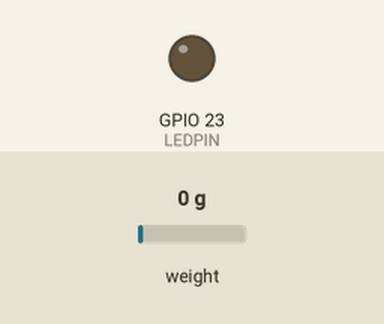
Bench run of a sketch on a simulated ESP32. Parts: output pins drawn as LEDs (lit = HIGH). Inputs (shaded band) come from the test bench; at power-on: weight on the scale 0 g. WiFi joins after 1.5 s; servers stay silent unless stated; EEPROM starts erased; no MQTT or app messages arrive unless stated; what the sketch prints to the serial monitor is not drawn. At 20.6 s the program puts the board to deep sleep or switches it off; the recording ends there.

Above: at 0.05 s.
Timing chart, 0 to 3.0 s (numbered marks = the images above):
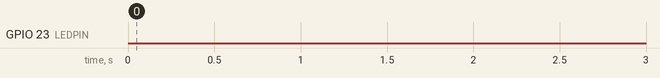

The sketch:

Prova_completa_06.ino
```cpp
/*
 * -------------------- Calibration --------------------
 * - Initialize HX711 object (scale)
 * - Assign pins
 * - scale.begin(<dt> <sck>)
 * - Call set_scale();
 * - Call tare();
 * - Place a known weight and call get_units(10) - 10 means it will take the average over 20 measurements
 * - Call set_scale() with the parameter obtained
 */


/*
 *  Scale info: HX711 is "ready", i.e., working when the "DOUT" pin is LOW
 *  --> Look at the pin to check for disconnected sensor
 */

/*
 *  Idea: save a flag in flash memory to run calibration at startup
 *  -> EEPROM library

    Prima prova funzionante: si colleg al wifi e al brocker, legge valori dalla cella di carico e invia correttamente i dati.
    Va in sleep se in in qualche funzione precedente si riscontra qualche problema

    DA PROVARE PIU ACCURATAMENTE

 */


#include <WiFi.h>
#include <PubSubClient.h>
#include <HX711.h>
#include <EEPROM.h>
//#include <ArduinoJson.h>


int ready_to_send = 1;

// eeprom
#define EEPROM_SIZE 12

// TIMER
#include "MyTimer.h"
MyTimer process = MyTimer();
const int TIME_WAKE_UP = 30000;


// DEEP_SLEEP PARAMETERS
#define uS_TO_S_FACTOR 1000000ULL  /* Conversion factor for micro seconds to seconds */
#define TIME_TO_SLEEP  4        /* Time ESP32 will go to sleep (in seconds) */
RTC_DATA_ATTR int bootCount = 0;


// WiFi PARAMETERS
const char *ssid = "The Provider"; // Enter your WiFi name
const char *password = "auguri2022";  // Enter WiFi password
const int MAXWIFITRIES = 50;


// MQTT BROKER
// Using public MQTT broker
const char *mqtt_broker = "mqtt.eclipseprojects.io";
const char *topic = "topic/test/load";
const char *mqtt_username = "cell_publisher";
//const char *mqtt_password = "publisher";
const int mqtt_port = 1883;


// MQTT PARAMETERS
WiFiClient espClient;
PubSubClient client(espClient);
const int MAXMQTTTRIES = 5;

// LOAD CELL PARAMETERS
const int LOADCELL_DOUT = 16;   // Digital output pin of the cell
const int LOADCELL_SCK = 17;    // Serial clock pin of the cell
const int GAIN = 128;           // Used to select correct HX711 port

const int LEDPIN = 23;

RTC_DATA_ATTR float peso = 500; // reference mass - grams
RTC_DATA_ATTR float cal;
RTC_DATA_ATTR float calibration;
RTC_DATA_ATTR float scale_par;
RTC_DATA_ATTR uint err_counter = 0;


RTC_DATA_ATTR float units; // Value of measurements (in grams)
RTC_DATA_ATTR float prev_units = 0;

RTC_DATA_ATTR float tare_thresh = 0.3;  // Threshold value for the tare (in grams)

RTC_DATA_ATTR int delay_time = 5000; // ms - delay time between measurements

RTC_DATA_ATTR bool iter_flag = 0;
RTC_DATA_ATTR bool calibrated = 0;

HX711 scale;


/*
Method to print the reason by which ESP32
has been awaken from sleep
*/
void print_wakeup_reason(){
  esp_sleep_wakeup_cause_t wakeup_reason;

  wakeup_reason = esp_sleep_get_wakeup_cause();

  switch(wakeup_reason)
  {
    case ESP_SLEEP_WAKEUP_EXT0 : Serial.println("Wakeup caused by external signal using RTC_IO"); break;
    case ESP_SLEEP_WAKEUP_EXT1 : Serial.println("Wakeup caused by external signal using RTC_CNTL"); break;
    case ESP_SLEEP_WAKEUP_TIMER : Serial.println("Wakeup caused by timer"); break;
    case ESP_SLEEP_WAKEUP_TOUCHPAD : Serial.println("Wakeup caused by touchpad"); break;
    case ESP_SLEEP_WAKEUP_ULP : Serial.println("Wakeup caused by ULP program"); break;
    default : Serial.printf("Wakeup was not caused by deep sleep: %d\n",wakeup_reason); break;
  }
}


// CONNECT TO WIFI
// tries to connect, if succeeded returns true else returns false
bool connectWiFi() {
  // conuter of number of connection attempts
  int tries = 0;
  // set working mode to station and
  WiFi.mode(WIFI_STA);
  WiFi.begin(ssid, password);
  Serial.print("Connecting to WiFi ");
  // while (WiFi.status() == WL_IDLE_STATUS && tries < MAXWIFITRIES) {
  while (WiFi.status() != WL_CONNECTED && tries < MAXWIFITRIES) {
    Serial.print(".");
    tries++;
    delay(1000);
  }
  // check number of tries for return value
  if (tries < MAXWIFITRIES && WiFi.status() == WL_CONNECTED)

    return true;
  return false;
}


// CONNECT TO MQTT SERVER
bool connectMqtt() {
  //connecting to a mqtt broker
  client.setServer(mqtt_broker, mqtt_port);
  client.setCallback(callback);
  String client_id = "cestino-";
  client_id += String(WiFi.macAddress());
  Serial.printf("Connecting to MQTT broker ...\n", client_id.c_str());
  if (client.connect(client_id.c_str())) {
    Serial.println("MQTT broker connected");
  } else {
    Serial.print("Connection failed with state: ");
    Serial.println(client.state());
    return false;
  }
  return true;
}


// DISPLAY RECEIVED MESSAGE
// function called when a message arrives in the topic
void callback(char *topic, byte *payload, unsigned int length) {
  Serial.print("Message arrived in topic: ");
  Serial.println(topic);
  Serial.print("Message:");
  for (int i = 0; i < length; i++) {
    Serial.print((char) payload[i]);
  }
  Serial.println();
  Serial.println("-----------------------");
}


//ostringstream ostream;

//StaticJsonBuffer<300> JSONbuffer;
//JsonObject& JSONencoder = JSONbuffer.createObject();

// function to send data from hx711
void send_data(){
  //convert float to char
  static char units_to_send[10];
  static char msg[256];

  Serial.println("UNITS:  ");
  Serial.println(units);
  dtostrf (units, 9, 2, units_to_send);
  //trasmetto al server dati la misura sui pesi se non nulli
  if ( ready_to_send ){
  Serial.println(topic);
  sprintf(msg, "{'ID': %s, 'weight': %s}", "ciao", units_to_send);
  client.publish(topic, msg);
  Serial.print("load sent:  ");
  Serial.println(units_to_send);
  delay(10);
  } else{
    // Non si verifica mai - ready_to_send = 1 (hard coded)
    Serial.print("Not ready");
  }
}


void setup() {

  // Set software serial baud to 115200;
  // for debug pourposes
  Serial.begin(115200);

  //EEPROM
  EEPROM.begin(EEPROM_SIZE);

  // DEEP SLEEP
  //Increment boot number and print it every reboot
  ++bootCount;
  Serial.println("Boot number: " + String(bootCount));
  //Print the wakeup reason for ESP32
  print_wakeup_reason();
  /*
  First we configure the wake up source
  We set our ESP32 to wake up every 5 seconds
  */
  esp_sleep_enable_timer_wakeup(TIME_TO_SLEEP * uS_TO_S_FACTOR);
  Serial.println("Setup ESP32 to sleep for every " + String(TIME_TO_SLEEP) +
  " Seconds");

  // inizializzo timer ad oggetti
  process.set(TIME_WAKE_UP);

  // PIN MODE
  pinMode(LEDPIN, OUTPUT);


  // LOAD CELL
  scale.begin(LOADCELL_DOUT, LOADCELL_SCK, GAIN);

  load_calibration();


  // if connection returns false
  if (!connectWiFi()) {
    Serial.println("WiFi connection failed");
    //while(true);
    // go back to sleep
    Serial.println("Going to sleep now");
    Serial.flush();
    esp_deep_sleep_start();
    // (save in log?)
  }


  // if connection returns false
  if (!connectMqtt()) {
    // (save in log?)
    Serial.println("MQTT connection failed");
    //while(true);
    // go back to sleep
    Serial.println("Going to sleep now");
    Serial.flush();
    esp_deep_sleep_start();

  }

  // rest of the code

  // SEND MESSAGES
  // publish the message in the String, it returns true if succeded false if not, it can fail if message is too long
  //client.publish("topic/test/hw", "Hello world!");
  //Serial.println("HELLO WORLD!");

  measure_load();

  send_data();

  //deep sleep
  WiFi.disconnect();
  Serial.println("Going to sleep now");
  Serial.flush();
  esp_deep_sleep_start();

  // RECEIVE MESSAGES
  // used to subscribe to the topic, maybe could be created an additional topic for incoming messages (needed?)
  // client.subscribe(topic);


}

void loop() {

  client.loop();

 /* //timer che permette di far girare il programma prima di mandarlo in sleep
 if (process.check()){
   WiFi.disconnect();
   //deep sleep
   Serial.println("Going to sleep now");
   Serial.flush();
   esp_deep_sleep_start();
  }
  */


}


//function to measure load
void measure_load() {

  uint tmp_ready = 0;  // Checks for disconnections
  while (scale.is_ready() != 1) {
    delay(100);
    tmp_ready++;
    if (tmp_ready >= 30) {
      // ERROR - the adc could be disconnected (not available for 3 seconds)
    }
  }

  // Measure
  digitalWrite(LEDPIN, HIGH);
  delay(10);
  digitalWrite(LEDPIN, LOW);
  units = scale.get_units(5); // Average value over 5 measurements
  digitalWrite(LEDPIN, HIGH);
  delay(10);
  digitalWrite(LEDPIN, LOW);

  // If the value changed by too much, it could be an error
  if (iter_flag > 0 && (units - prev_units) >= 2000) {
    // ERROR - what happened?
  }

  // If the value is low, tare
  if (units < tare_thresh && units > -tare_thresh) {
    scale.tare();
    Serial.println("Tare done");
  }

  // negative weights have no meaning
  if (units < 0) {
    units = 0;
    Serial.println("Negative weight detected");
  }

  if ((prev_units - units) >= 1.0 || (prev_units - units) <= -1.0) {
    Serial.print("Measured load: ");
    Serial.print(units);
    Serial.println(" g");
  }

  prev_units = units;
  iter_flag++;

  scale.power_down();
  //delay(delay_time);
  //scale.power_up();
}

void load_calibration() {
  if(!calibrated){

  Serial.print("Set up of the scale\n");

  bool ready_flg = 0;

  while (err_counter < 30 && ready_flg != 1) {
    if (scale.is_ready() == 1) {
      ready_flg = 1;
      scale.set_scale();

      Serial.println("Calibration: remove any object from the scale.");
      delay(7000);
      scale.tare();

      Serial.println("Place a known weight on the scale.");
      delay(7000);
      calibration = scale.get_units(20);

      Serial.print("cal: ");
      Serial.println(calibration);

      scale_par = calibration/peso; // grams

      EEPROM.writeFloat(0, scale_par);
      EEPROM.writeLong(4, scale.get_offset());
      EEPROM.commit();

      Serial.print("Calibration parameter: ");
      Serial.println(scale_par);


      scale.set_scale(scale_par);

      calibrated = 1;

      Serial.println("Scale ready");
    } else {
      Serial.println("...");
      delay(500);
      err_counter++;
    }

    if (err_counter > 20) {
      Serial.println("ERROR (calibrate) - Unable to reach cells!");
    }
  }
  } else {

    scale_par = EEPROM.readFloat(0);
    scale.set_scale(scale_par);
    scale.set_offset(EEPROM.readLong(4));
    Serial.print("Calibration parameter: ");
    Serial.println(scale_par);

  }
}
```

MyTimer.h
```cpp
#ifndef mytimer_h
#define mytimer_h

class MyTimer {
  private:
  int tempo;
  unsigned long t1, dt;
  int attivo = 0;

  public:
  MyTimer();

  void set(int);
  int check();
};

MyTimer::MyTimer() {
  attivo = 0;
}

void MyTimer::set(int n){
  tempo = n;
  t1 = millis();
  attivo = 1;
}

int MyTimer::check(){
  int ret = 0;
  if (attivo == 1) {
    dt = millis() - t1;
    if (dt >= tempo) {
      ret = 1;
      attivo = 0;
    }
  } else {
    ret = 0;
  }
  return ret;
}

#endif
```
